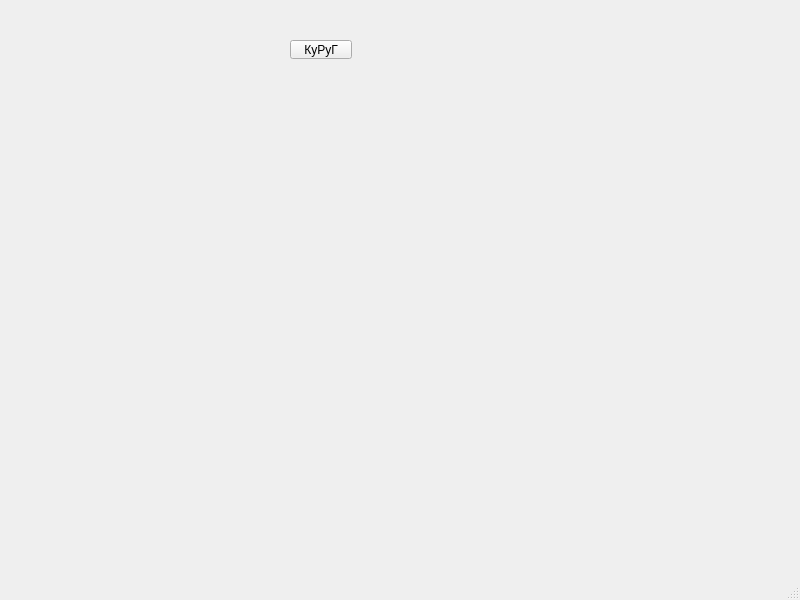
<?xml version="1.0" encoding="UTF-8"?>
<ui version="4.0">
 <class>MainWindow</class>
 <widget class="QMainWindow" name="MainWindow">
  <property name="geometry">
   <rect>
    <x>0</x>
    <y>0</y>
    <width>800</width>
    <height>600</height>
   </rect>
  </property>
  <property name="windowTitle">
   <string>MainWindow</string>
  </property>
  <widget class="QWidget" name="centralwidget">
   <widget class="QPushButton" name="button">
    <property name="geometry">
     <rect>
      <x>290</x>
      <y>40</y>
      <width>62</width>
      <height>19</height>
     </rect>
    </property>
    <property name="text">
     <string>КуРуГ</string>
    </property>
   </widget>
  </widget>
  <widget class="QMenuBar" name="menubar">
   <property name="geometry">
    <rect>
     <x>0</x>
     <y>0</y>
     <width>800</width>
     <height>20</height>
    </rect>
   </property>
  </widget>
  <widget class="QStatusBar" name="statusbar"/>
 </widget>
 <resources/>
 <connections/>
</ui>
